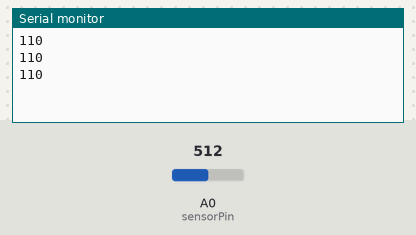
A sketch run on a simulated Arduino Uno, built with avr-gcc and run on an emulated ATmega328P. Shown: the last lines printed to the serial monitor. The inputs (shaded band) are chosen by the test bench; at power-on: A0 (sensorPin) = 512.

Above: at 1.3 s.
1.4 s: A0 (sensorPin) set to 716
At 1.9 s:
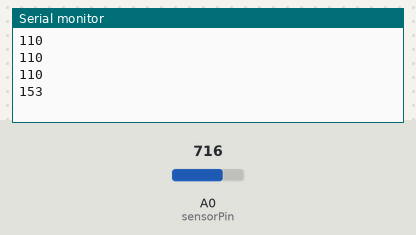
2.9 s: A0 (sensorPin) set to 900
At 3.4 s:
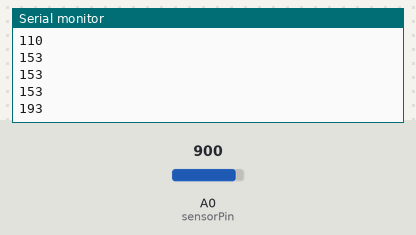
Timing chart, 0 to 5.9 s (numbered marks = the images above; inputs shaded):
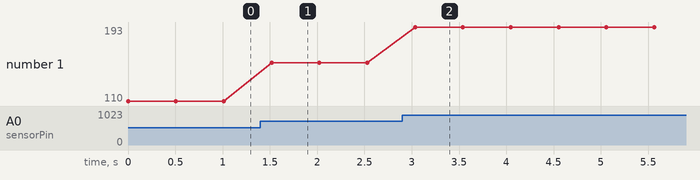

Measured:
- after the input at 1.4 s, the serial monitor: prints a new line after 0.12 s (image 1)
- after the input at 2.9 s, the serial monitor: prints a new line after 0.14 s (image 2)
- plotted number 1: 110 → 153 after the input at 1.4 s, 153 → 193 after the input at 2.9 s

The sketch:

Calma_Arduino.ino
```cpp
#include <SoftwareSerial.h>

SoftwareSerial btSerial(2, 3);

int sensorPin = 0;
int pulseRX = 0;
int pulseTX = 0;

void setup()
{
  Serial.begin(9600);
  btSerial.begin(9600);
}

void loop()
{
  pulseRX = analogRead(sensorPin);
  pulseTX = map(pulseRX, 0, 1023, 0, 220);

  Serial.println(pulseTX);
  btSerial.println(pulseTX);

  delay(500);
}
```
